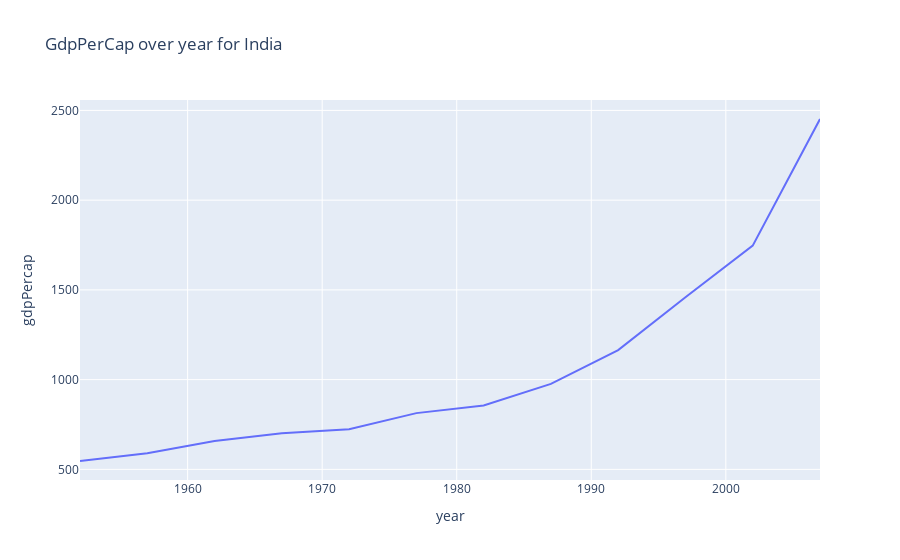

Write notebook code for a chart like this one.
### Code cell
# Display line chart 
fig.show()

### Figure 1 — Plotly figure (JSON) as saved in the notebook; plotly's stock layout.template omitted (floating-point values rounded to 4 significant figures)
{"data": [{"hovertemplate": "year=%{x}<br>gdpPercap=%{y}<extra></extra>", "legendgroup": "", "line": {"color": "#636efa", "dash": "solid"}, "marker": {"symbol": "circle"}, "mode": "lines", "name": "", "orientation": "v", "showlegend": false, "type": "scatter", "x": [1952, 1957, 1962, 1967, 1972, 1977, 1982, 1987, 1992, 1997, 2002, 2007], "xaxis": "x", "y": [546.6, 590.1, 658.3, 700.8, 724.0, 813.3, 855.7, 976.5, 1164.0, 1459.0, 1747.0, 2452.0], "yaxis": "y"}], "layout": {"autosize": true, "legend": {"tracegroupgap": 0}, "title": {"text": "GdpPerCap over year for India"}, "xaxis": {"anchor": "y", "autorange": true, "domain": [0, 1], "range": [1952, 2007], "title": {"text": "year"}, "type": "linear"}, "yaxis": {"anchor": "x", "autorange": true, "domain": [0, 1], "range": [440.7, 2558.0], "title": {"text": "gdpPercap"}, "type": "linear"}}}
